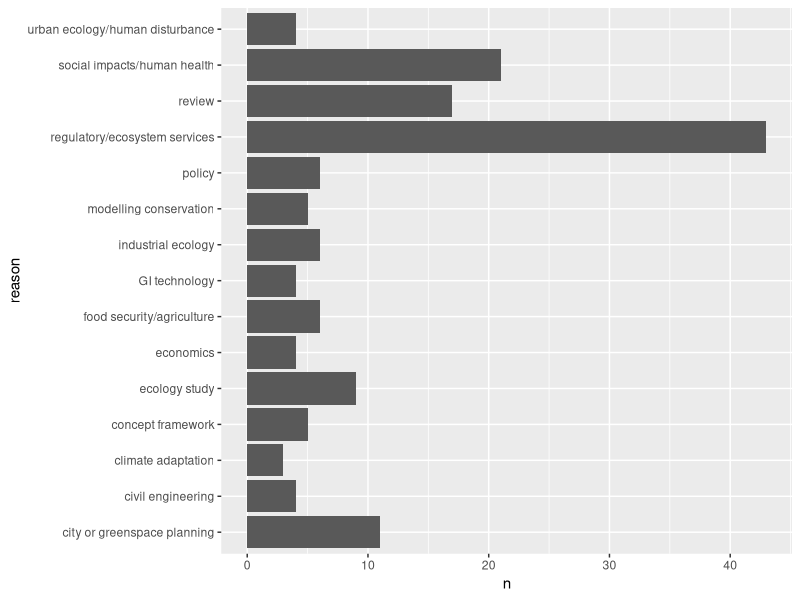

Source code (R):
## ---- chunk 1
library(tidyverse)
evidence <- read.csv("data/evidence.csv")

excludes <- evidence %>% group_by(reason) %>% count(exclude) %>% filter(reason!="")
ggplot(excludes, aes(x=reason, y=n)) + geom_bar(stat="identity") + coord_flip()
## ---- chunk 2
## Completed so far
prog <- sum(evidence$exclude!="")
prog
## Remaining
total <- nrow(evidence)
total
setTxtProgressBar(txtProgressBar(0,total,  style = 3), prog)



